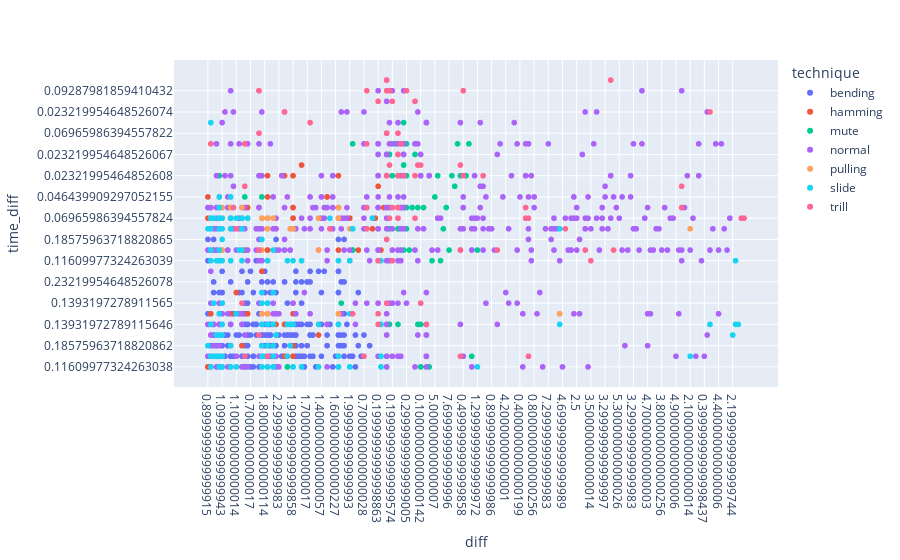

The cell this chart's notebook holds for it:
### Code cell
import plotly.express as px
fig = px.scatter(df, x="diff", y="time_diff", color='technique')
fig.show()
